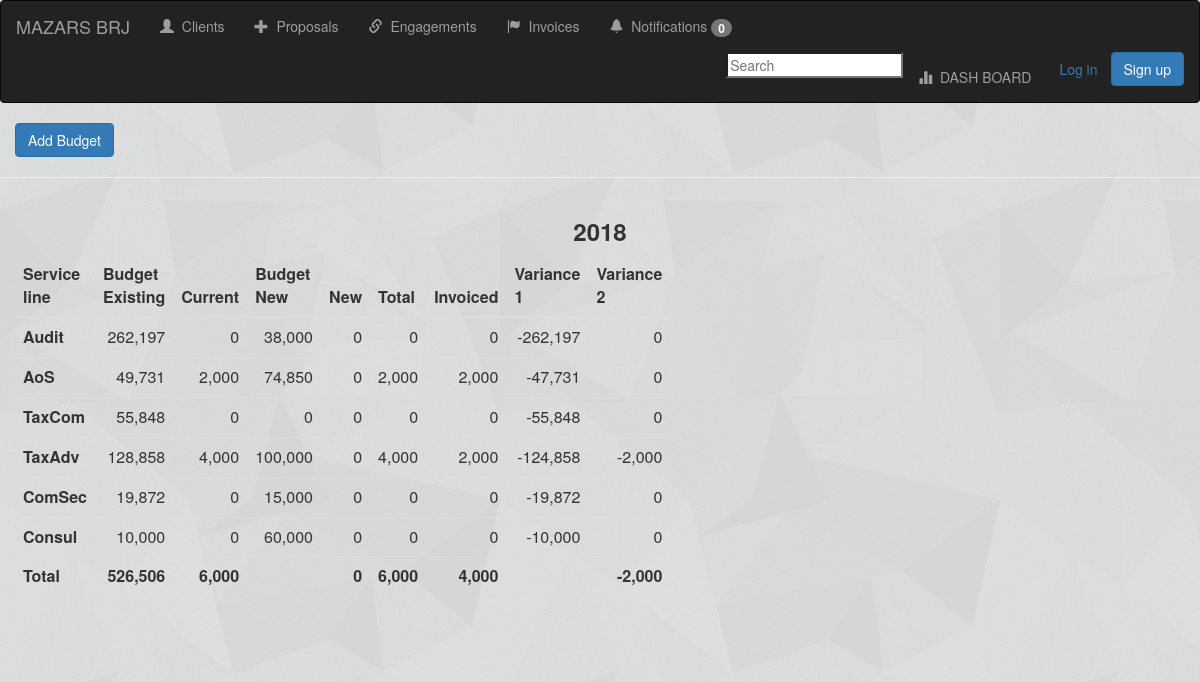
Page /dashboard on the earlier database version.
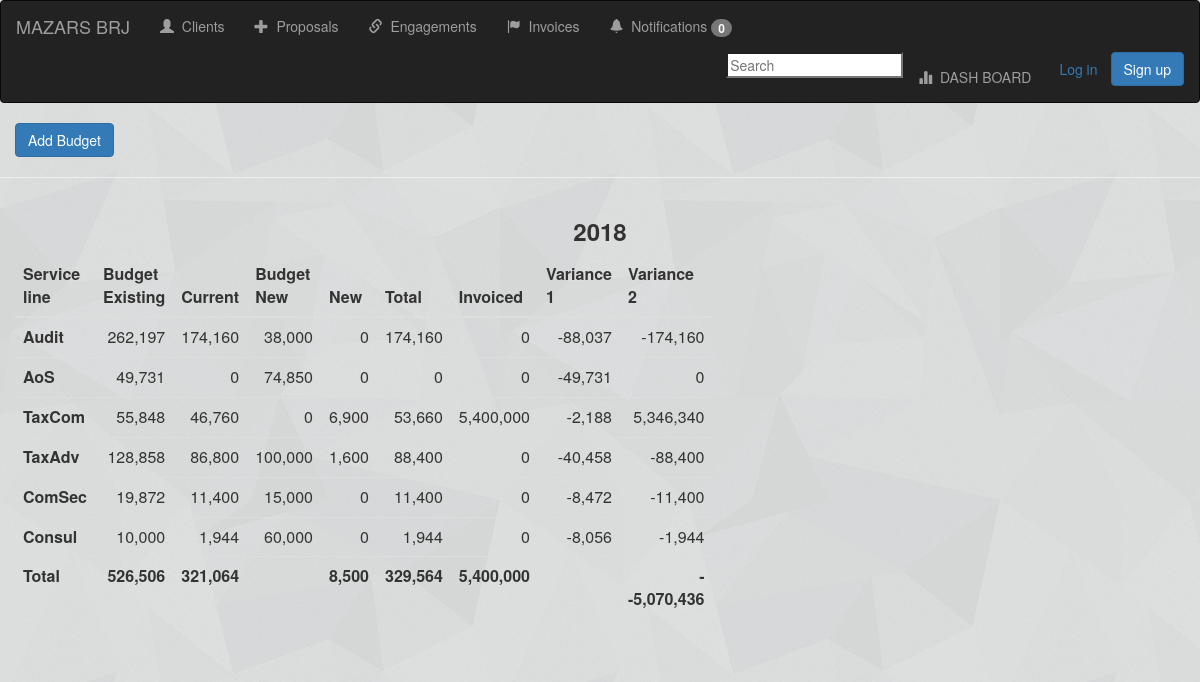
Same page on the later database version.
### tracker/models.py (models this page shows, shortened)
class Target(models.Model):
    year        = models.IntegerField(choices=YEAR_CHOICES, unique=True)
    audit       = models.PositiveIntegerField(null=True, blank=True)
    aos         = models.PositiveIntegerField('AoS',null=True, blank=True)
    taxcom      = models.PositiveIntegerField('Tax Complaincy',null=True, blank=True)
    taxadv      = models.PositiveIntegerField('Tax Advisory',null=True, blank=True)
    comsec      = models.PositiveIntegerField('ComSec',null=True, blank=True)
    consul      = models.PositiveIntegerField('Consultancy',null=True, blank=True)
    account     = models.PositiveIntegerField('Accountancy',null=True, blank=True)
    audit_new   = models.PositiveIntegerField('audit',null=True, blank=True)
    aos_new     = models.PositiveIntegerField('AOS',null=True, blank=True)
    taxcom_new  = models.PositiveIntegerField('Tax Complaincy',null=True, blank=True)
    taxadv_new  = models.PositiveIntegerField('Tax Advisory',null=True, blank=True)
    comsec_new  = models.PositiveIntegerField('Company Sec',null=True, blank=True)
    consul_new  = models.PositiveIntegerField('Consultancy',null=True, blank=True)
    class Meta:
        ordering = ('-year',)

### tracker/views.py (the view)
# urls.py: path('dashboard', views.dashboard, name='dashboard'),
def dashboard(request):
    targets = Target.objects.all()
    dataset = Engagement.objects\
                .values('assignment','year')\
                .annotate(existing_count=Count('assignment', filter=Q(type='Existing')),
                        new_count=Count('assignment', filter=Q(type='New')),
                        active_count=Sum('active'),
                        )\
                .order_by('assignment')
    categories = list()
    new_series_data = list()
    existing_series_data = list()
    active_series_data = list()
    for entry in dataset:
        categories.append(entry['assignment'])
        new_series_data.append(entry['new_count'])
        existing_series_data.append(entry['existing_count'])
        active_series_data.append(entry['active_count'])
    new_series = {'name':'New',
                    'data':new_series_data,
                    'color':'green'
    }
    existing_series = {'name':'Existing',
                    'data':existing_series_data,
                    'color':'red'
    }
    chart = {
            'chart':{'type':'column'},
            'title':{'text': 'ENGAGEMENTS BY SERVICE'},
            'xAxis':{'categories':categories},
            'series':[new_series,existing_series]
    }
    dump =json.dumps(chart)
    def invoice(x):
        out = Invoice.objects.filter(engagement__assignment__contains=x).aggregate(Sum('amount'))['amount__sum']
        return int(0 if out is None else out)
    def total(a,b,c,d,e,f):
        return(a+b+c+d+e+f)
    invoices_taxcom =  invoice('Tax compliance')
    invoices_audit = invoice('Audit & assurance')
    invoices_aos = invoice('AOS')
    invoices_taxadv = invoice('Tax advisory')
    invoices_comsec = invoice('Company secretarial')
    invoices_consul = invoice('Consultancy')
    invoice_total = total(invoices_taxcom,invoices_audit,invoices_aos,invoices_taxadv,invoices_comsec,invoices_consul)
    def engagement(y):
        current = Engagement.objects.filter(assignment__contains=y).filter(type__contains='Existing').aggregate(Sum('active'))['active__sum']
        return int(0 if current is None else current)
    sum_tax = engagement('Tax compliance')
    sum_comsec = engagement('Company secretarial')
    sum_audit = engagement('Audit & assurance')
    sum_taxadv = engagement('Tax advisory')
    sum_account = engagement('Accountancy')
    sum_cons = engagement('Consultancy')
    sum_aos = engagement('AOS')
    summation_all_assign1 = total(sum_tax,sum_comsec,sum_audit,sum_taxadv,sum_account,sum_cons)
    summation_all_assign = sum_aos+summation_all_assign1
    def engagement_new(y):
        new = Engagement.objects.filter(assignment__contains=y).filter(type__contains='New').aggregate(Sum('active'))['active__sum']
        return int(0 if new is None else new)
    sum_tax_new = engagement_new('Tax compliance')
    sum_comsec_new = engagement_new('Company secretarial')
    sum_audit_new = engagement_new('Audit & assurance')
    sum_taxadv_new = engagement_new('Tax advisory')
    sum_account_new = engagement_new('Accountancy')
    sum_cons_new = engagement_new('Consultancy')
    sum_aos_new = engagement_new('AOS')
    summation_all_assign_new1 = total(sum_tax_new,sum_comsec_new,sum_audit_new,sum_taxadv_new,sum_account_new,sum_cons_new)
    summation_all_assign_new = sum_aos_new+summation_all_assign_new1
    total_tax = sum_tax+sum_tax_new
    total_comsec = sum_comsec+sum_comsec_new
    total_audit = sum_audit+sum_audit_new
    total_taxadv = sum_taxadv+sum_taxadv_new
    total_account = sum_account+sum_account_new
    total_cons = sum_cons+sum_cons_new
    total_aos = sum_aos+sum_aos_new
    total = total_tax+total_comsec+total_audit+total_taxadv+total_account+total_cons+total_aos
    var1_tax = int(0 if sum_tax_new is None else sum_tax_new)
    var1_comsec = int(0 if sum_tax is None else sum_tax)+int(0 if sum_tax_new is None else sum_tax_new)
    var1_audit = int(0 if sum_tax is None else sum_tax)+int(0 if sum_tax_new is None else sum_tax_new)
    var1_taxadv = int(0 if sum_tax is None else sum_tax)+int(0 if sum_tax_new is None else sum_tax_new)
    var1_account = int(0 if sum_tax is None else sum_tax)+int(0 if sum_tax_new is None else sum_tax_new)
    var1_cons = int(0 if sum_tax is None else sum_tax)+int(0 if sum_tax_new is None else sum_tax_new)
    var1_aos = int(0 if sum_tax is None else sum_tax)+int(0 if sum_tax_new is None else sum_tax_new)
    total_var1 = var1_tax+var1_comsec+var1_audit+var1_taxadv+var1_account+var1_cons+var1_aos
    var2_tax = int(0 if total_tax is None else total_tax)
    var2_comsec = int(0 if total_comsec is None else total_comsec)
    var2_audit = int(0 if total_audit is None else total_audit)
    var2_taxadv = int(0 if total_taxadv is None else total_taxadv)
    var2_account = int(0 if total_account is None else total_account)
    var2_cons = int(0 if total_cons is None else total_cons)
    var2_aos = int(0 if total_aos is None else total_aos)
    total_var2 = var2_tax+var2_comsec+var2_audit+var2_taxadv+var2_account+var2_cons+var2_aos
    context = {'targets':targets,
                'sum_tax':sum_tax,
                'sum_audit':sum_audit,
                'sum_taxadv':sum_taxadv,
                'sum_comsec':sum_comsec,
                'sum_account':sum_account,
                'sum_cons':sum_cons,
                'sum_aos':sum_aos,
                'summation_all_assign':summation_all_assign,
                'sum_audit_new':sum_audit_new,
                'sum_aos_new':sum_aos_new,
                'sum_comsec_new':sum_comsec_new,
                'sum_account_new':sum_account_new,
                'sum_taxadv_new':sum_taxadv_new,
                'sum_cons_new':sum_cons_new,
                'sum_tax_new':sum_tax_new,
                'summation_all_assign_new':summation_all_assign_new,
                'total_tax':total_tax,
                'total_comsec':total_comsec,
                'total_audit':total_audit,
                'total_taxadv':total_taxadv,
                'total_account':total_account,
                'total_cons':total_cons,
                'total_aos':total_aos,
                'var2_tax':var2_tax,
                'var2_comsec':var2_comsec,
                'var2_audit':var2_audit,
                'var2_taxadv':var2_taxadv,
                'var2_account':var2_account,
                'var2_cons':var2_cons,
                'var2_aos':var2_aos,
                'total_var2':total_var2,
                'total':total,
                'total_var1':total_var1,
                'invoices_taxcom':invoices_taxcom,
                'invoices_audit':invoices_audit,
                'invoices_aos':invoices_aos,
                'invoices_taxadv':invoices_taxadv,
                'invoices_comsec':invoices_comsec,
                'invoices_consul':invoices_consul,
                'invoice_total':invoice_total,
                'dataset':dataset,
                'chart':chart,
                }
    template_name = 'dashboard.html'
    return render(request, template_name, context)

### templates/dashboard.html (shortened to what this page needs)
{% extends 'base.html' %}
{% load humanize %}
{% load mathfilters %}
{% block content %}
<div class="container-fluid">
  <div class="mb-4">
  <a href="{% url 'tracker:add_target' %}" class="btn btn-primary">Add Budget</a>
  </div>
</div>
<hr>
<div class="container-fluid">
    {% if targets %}
    {% for target in targets %}
    <h3 align= 'middle'><b>{{target.year}}</b></h3>
    <div class="row">
  <div class="col-sm-6" align='left'>
    <table class="table table-sm">
      <thead class="thead-dark">
        <tr>
          <th scope="col">Service line</th>
          <th scope="col">Budget Existing</th>
          <th scope="col">Current</th>
          <th scope="col">Budget New</th>
          <th scope="col">New</th>
          <th scope="col">Total</th>
          <th scope="col">Invoiced</th>
          <th scope="col">Variance 1</th>
          <th scope="col">Variance 2</th>
        </tr>
      </thead>
      <tbody>
        <tr>
          <th scope="row" align="right">Audit</th>
          <td align="right">{{ target.audit|intcomma }}</td>
          <td align="right">{{sum_audit|intcomma}}</td>
          <td align="right">{{target.audit_new|intcomma}}</td>
          <td align="right">{{sum_audit_new|intcomma}}</td>
          <td align="right">{{total_audit|intcomma}}</td>
          <td align="right">{{invoices_audit|intcomma}}</td>
          <td align="right">{{total_audit|sub:target.audit |intcomma}}</td>
          <td align="right">{{invoices_audit|sub:total_audit|intcomma}}</td>
        </tr>
        <tr>
          <th scope="row">AoS</th>
          <td align="right">{{ target.aos|intcomma }}</td>
          <td align="right">{{sum_aos|intcomma}}</td>
          <td align="right">{{target.aos_new|intcomma}}</td>
          <td align="right">{{sum_aos_new|intcomma}}</td>
          <td align="right">{{total_aos|intcomma}}</td>
          <td align="right">{{invoices_aos|intcomma}}</td>
          <td align="right">{{total_aos|sub:target.aos|intcomma}}</td>
          <td align="right">{{invoices_aos|sub:total_aos|intcomma}}</td>
        </tr>
        <tr>
          <th scope="row">TaxCom</th>
          <td align="right">{{ target.taxcom|intcomma }}</td>
          <td align="right">{{sum_tax|intcomma}}</td>
          <td align="right">{{target.taxcom_new|intcomma}}</td>
          <td align="right">{{sum_tax_new|intcomma}}</td>
          <td align="right">{{total_tax|intcomma}}</td>
          <td align="right">{{invoices_taxcom|intcomma}}</td>
          <td align="right">{{total_tax|sub:target.taxcom|intcomma}}</td>
          <td align="right">{{invoices_taxcom|sub:total_tax|intcomma}}</td>
        </tr>
        <tr>
          <th scope="row">TaxAdv</th>
          <td align="right">{{ target.taxadv|intcomma }}</td>
          <td align="right">{{sum_taxadv|intcomma}}</td>
          <td align="right">{{target.taxadv_new|intcomma}}</td>
          <td align="right">{{sum_taxadv_new|intcomma}}</td>
          <td align="right">{{total_taxadv|intcomma}}</td>
          <td align="right">{{invoices_taxadv|intcomma}}</td>
          <td align="right">{{total_taxadv|sub:target.taxadv|intcomma}}</td>
          <td align="right">{{invoices_taxadv|sub:total_taxadv|intcomma}}</td>
        </tr>
        <tr>
          <th scope="row">ComSec</th>
          <td align="right">{{ target.comsec|intcomma }}</td>
          <td align="right">{{sum_comsec|intcomma}}</td>
          <td align="right">{{target.comsec_new|intcomma}}</td>
          <td align="right">{{sum_comsec_new|intcomma}}</td>
          <td align="right">{{total_comsec|intcomma}}</td>
          <td align="right">{{invoices_comsec|intcomma}}</td>
          <td align="right">{{total_comsec|sub:target.comsec |intcomma}}</td>
          <td align="right">{{invoices_comsec|sub:total_comsec|intcomma}}</td>
        </tr>
        <tr>
          <th scope="row">Consul</th>
          <td align="right">{{ target.consul|intcomma }}</td>
          <td align="right">{{sum_cons|intcomma}}</td>
          <td align="right">{{target.consul_new|intcomma}}</td>
          <td align="right">{{sum_cons_new|intcomma}}</td>
          <td align="right">{{total_cons|intcomma}}</td>
          <td align="right">{{invoices_consul|intcomma}}</td>
          <td align="right">{{total_cons|sub:target.consul  |intcomma}}</td>
          <td align="right">{{invoices_consul|sub:total_cons|intcomma}}</td>
        </tr>
        <tr>
          <th scope="row">Total</th>
          <td align="right"><b>{{target.audit|add:target.aos|add:target.taxcom|add:target.taxadv|add:target.comsec|add:target.consul|intcomma}}</b></td>
          <td align="right"><b>{{summation_all_assign|intcomma}}</b></td>
          <td align="right"><b></b> </td>
          <td align="right"> <b>{{summation_all_assign_new|intcomma}}</b> </td>
          <td align="right"> <b>{{total|intcomma}}</b> </td>
          <td align="right"><b>{{invoice_total|intcomma}}</b></td>
          <td align="right"><b></b></td>
          <td align="right"><b>-{{total|sub:invoice_total|intcomma}}</b></td>
        </tr>
      </tbody>
    </table>
{% endfor %}
{% else %}
<div class="alert alert-success" role="alert" align=center>
  <h3>No Targets Set Yet</h3>
</div>
{% endif %}
</div>
<div class="col-sm-6" id="container" style="width:50%; height:400px;" >
</div>
</div>
</div>
{% endblock %}

### templates/base.html (shortened to what this page needs)
<html lang="en">
<head>
    {% load staticfiles %}
    <link rel="stylesheet" href="https://maxcdn.bootstrapcdn.com/bootstrap/3.3.6/css/bootstrap.min.css">
    <link rel="stylesheet" href="{% static 'css/styles.css' %}">
</head>
<body>
  <nav class="navbar navbar-inverse">
      <div class="container-fluid">
          <div class="navbar-header">
              <a class="navbar-brand" href="{% url 'tracker:home' %}">MAZARS BRJ</a>
          </div>
          <div class="collapse navbar-collapse" id="topNavBar">
              <ul class="nav navbar-nav">
                  <li class="#"><a href="{% url 'tracker:home' %}"><span class="glyphicon glyphicon-user"></span>&nbsp; Clients</a></li>
                  <li class="#"><a href="{% url 'tracker:new_proposal' %}"><span class="glyphicon glyphicon-plus"></span>&nbsp; Proposals</a></li>
                  <li class="#"><a href="{% url 'tracker:search' %}"><span class="glyphicon glyphicon-link" aria-hidden="true"></span>&nbsp; Engagements</a></li>
                  <li class="#"><a href="{% url 'tracker:all_invoices' %}"><span class="glyphicon glyphicon-flag" aria-hidden="true"></span>&nbsp; Invoices</a></li>
                  <li class="#"><a href="#"><span class="glyphicon glyphicon-bell"></span>&nbsp; Notifications <span class="badge badge-light">0</span></a></li>
              </ul>
              <ul class="nav navbar-nav navbar-right">
                <li>
                   <form id="demo-2">
                      <input type="search" placeholder="Search">
                    </form>
                </li>
                  <li>
                      <a href="{% url 'tracker:dashboard' %}">
                          <span class="glyphicon glyphicon-stats" aria-hidden="true"></span>&nbsp; DASH BOARD
                      </a>
                  </li>
                {% if user.is_authenticated %}
                  <li class="nav-item dropdown">
                    <a class="nav-link dropdown-toggle" href="#" id="userMenu" data-toggle="dropdown" aria-haspopup="true" aria-expanded="false">
                      {{ user.username|title }}
                    </a>
                    <div class="dropdown-menu dropdown-menu-right" aria-labelledby="userMenu">
                      <a class="dropdown-item" href="{% url 'password_reset' %}">Change password</a>
                      <div class="dropdown-divider"></div>
                      <a class="dropdown-item" href="{% url 'logout' %}">Log out</a>
                    </div>
                  </li>
            {% else %}
            <li>
            <form class="form-inline ml-auto">
              <a href="{% url 'login' %}" class="btn btn-outline-secondary">Log in</a></li>
              <a href="{% url 'signup' %}" class="btn btn-primary ml-2">Sign up</a></li>
      {% endif %}
        </ul>
          </div>
      </div>
  </nav>
  {% block content %}
  {% endblock %}
</body>
</html>

### static/css/styles.css (style rules this page uses)
body { background-image: url(../image/shattered.png); }

Differences in the rows shown:
removed Target: year "2018", audit "262,197", taxcom_new "0", audit_new "38,000", audit "-262,197", aos "49,731", sum_aos "2,000", aos_new "74,850", total_aos "2,000", invoices_aos "2,000", aos "-47,731", taxcom "55,848", taxcom "-55,848", taxadv "128,858", sum_taxadv "4,000", taxadv_new "100,000", total_taxadv "4,000", invoices_taxadv "2,000", taxadv "-124,858", invoices_taxadv "-2,000", comsec "19,872", comsec_new "15,000", comsec "-19,872", consul "10,000", consul_new "60,000", consul "-10,000", audit|add "526,506", summation_all_assign "6,000", total "6,000", invoice_total "4,000", total "2,000"
added Target: year "2018", audit "262,197", sum_audit "174,160", audit_new "38,000", taxcom_new "0", total_audit "174,160", audit "-88,037", invoices_audit "-174,160", aos "49,731", aos_new "74,850", aos "-49,731", taxcom "55,848", sum_tax "46,760", sum_tax_new "6,900", total_tax "53,660", invoices_taxcom "5,400,000", taxcom "-2,188", invoices_taxcom "5,346,340", taxadv "128,858", sum_taxadv "86,800", taxadv_new "100,000", sum_taxadv_new "1,600", total_taxadv "88,400", taxadv "-40,458", invoices_taxadv "-88,400", comsec "19,872", sum_comsec "11,400", comsec_new "15,000", total_comsec "11,400", comsec "-8,472", invoices_comsec "-11,400", consul "10,000", sum_cons "1,944", consul_new "60,000", total_cons "1,944", consul "-8,056", invoices_consul "-1,944", audit|add "526,506", summation_all_assign "321,064", summation_all_assign_new "8,500", total "329,564", invoice_total "5,400,000", total "-5,070,436"
